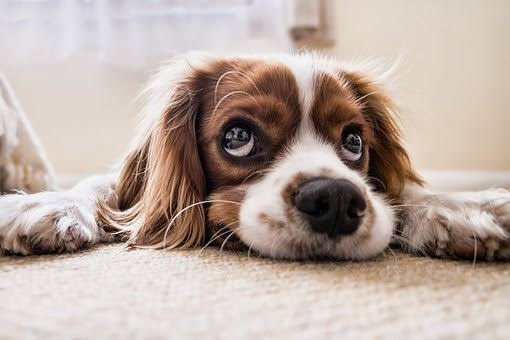
#> input picture main/LCO_class/DAY20/1.jpg, 510 x 340 px, found by its file name
$ jupyter execute 4th_Feb.ipynb
#> lines starting #> are read from the running program, lines starting #| are printed output that depends on the picture
[cell 1]
import cv2
import numpy as np
import matplotlib.pyplot as plt
import math

## Edureka Tutorial Open CV

[cell 2]
grey_img = cv2.imread("1.jpg",0)
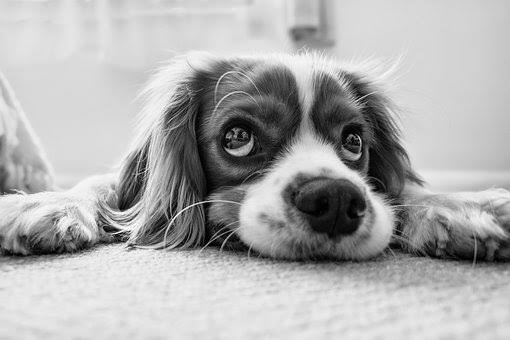
#> grey_img: shape (340, 510); min 0, max 255, mean 174.3

[cell 3]
plt.imshow(grey_img)

[cell 4]
img = cv2.imread("1.jpg",1)
#> img is the input picture: shape (340, 510, 3); mean B, G, R 162, 170.6, 186.2

[cell 5]
plt.imshow(img)

[cell 6]
print(grey_img.shape, img.shape)
#| (340, 510) (340, 510, 3)

[cell 7]
cv2.imshow("image", img)
cv2.waitKey(0)
cv2.destroyAllWindows()

[cell 8]
resized_img = cv2.resize(img, (int(img.shape[1]/2),int(img.shape[0]/2)))
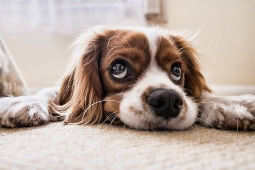
#> resized_img: shape (170, 255, 3); mean B, G, R 162.2, 170.7, 186.3
plt.imshow(resized_img)

[cell 9]
np.full((3,3), 99, dtype="complex")

[cell 10]
x = np.full((4,4), 55, dtype="int32")

[cell 11]
x

[cell 12]
x.reshape(8,2)

[cell 13]
from mpl_toolkits.mplot3d import axes3d
import matplotlib.pyplot as plt
import numpy as np

[cell 14]
def get_test_data(delta=0.05):
    from matplotlib.mlab import bivariate_normal
    x = y = np.arrange(-3.0, 3.0, delta)
    X,Y = np.meshgrid(x,y)

    Z1 = bivariate_normal(X,Y, 1.0,1.0,0.0,0.0)
    Z2 = bivariate_normal(X,Y, 1.5,0.5,1.0,1.0)

    z = Z2 - Z1

    X = X * 10
    Y = Y * 10
    Z = Z * 500
    return X, Y, Z

[cell 15]
fig = plt.figure()
ax= fig.add_subplot(111, projection='3d')

x,y,z = axes3d.get_test_data(0.05)
ax.plot_wireframe(x,y,z, rstride = 10, cstride = 10)
plt.show()
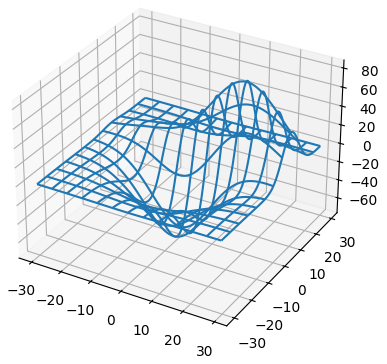
#> figure drawn by matplotlib, 1 panel

[cell 16]
resized_img = cv2.resize(img, (int(grey_img.shape[1]*2),int(grey_img.shape[0]*2)))
#> resized_img: shape (680, 1020, 3)
plt.imshow(resized_img)

[cell 17]
print(cv2.__version__)

[cell 18]
img = cv2.imread("1.jpg", 55)
#> img: shape (170, 255, 3)

$ run again, with main/LCO_class/DAY20/mine.jpg copied over main/LCO_class/DAY20/1.jpg
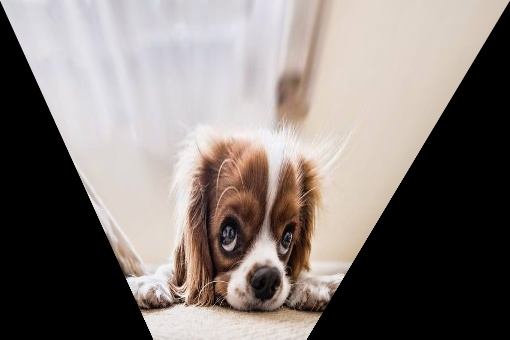
#> input picture main/LCO_class/DAY20/mine.jpg, 510 x 340 px, found by its file name
#> `grey_img = cv2.imread("1.jpg",0)`:
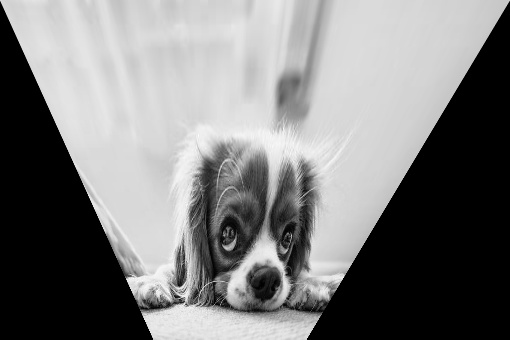
#> grey_img: shape (340, 510); min 0, max 255, mean 124.4
#> img is the input picture: shape (340, 510, 3); mean B, G, R 118.5, 122.3, 130.6
#| (340, 510) (340, 510, 3)
#> `resized_img = cv2.resize(img, (int(img.shape[1]/2),int(img.shape[0]/2)))`:
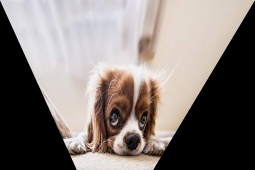
#> resized_img: shape (170, 255, 3); mean B, G, R 118.6, 122.4, 130.7
#> img: shape (170, 255, 3)
